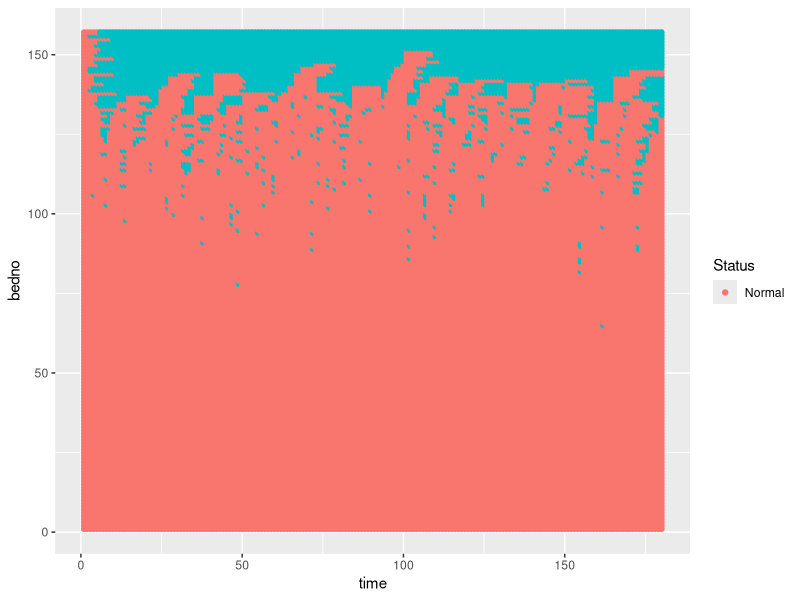
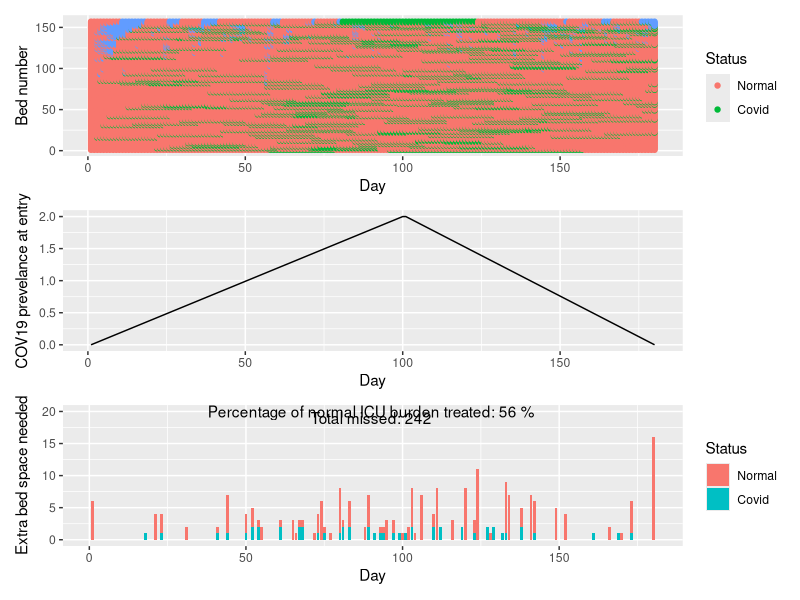
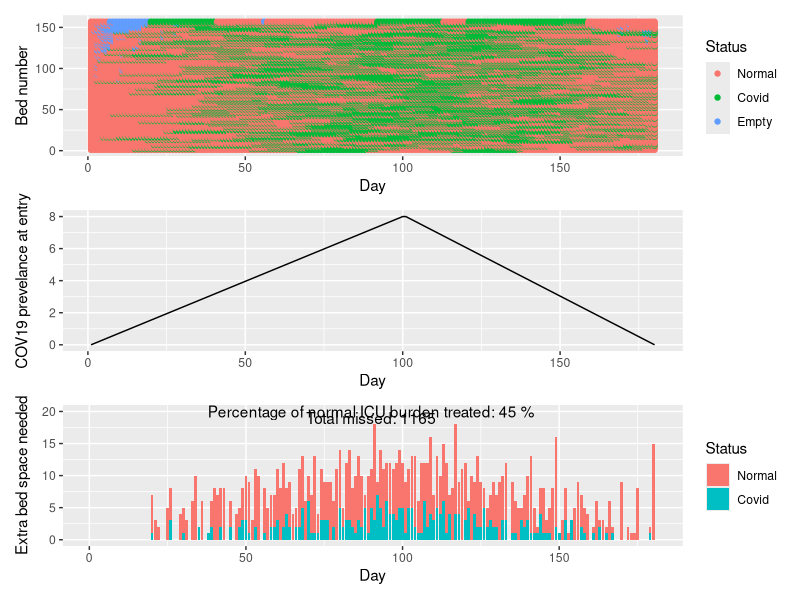
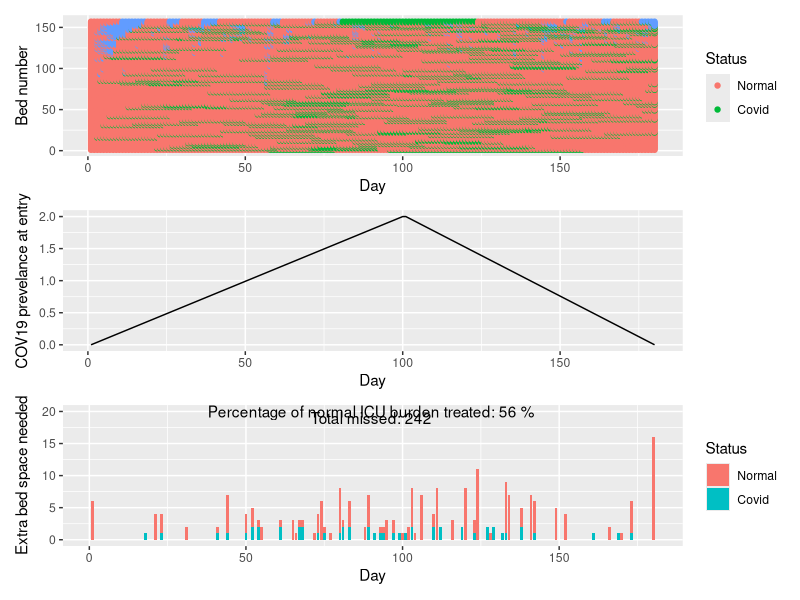
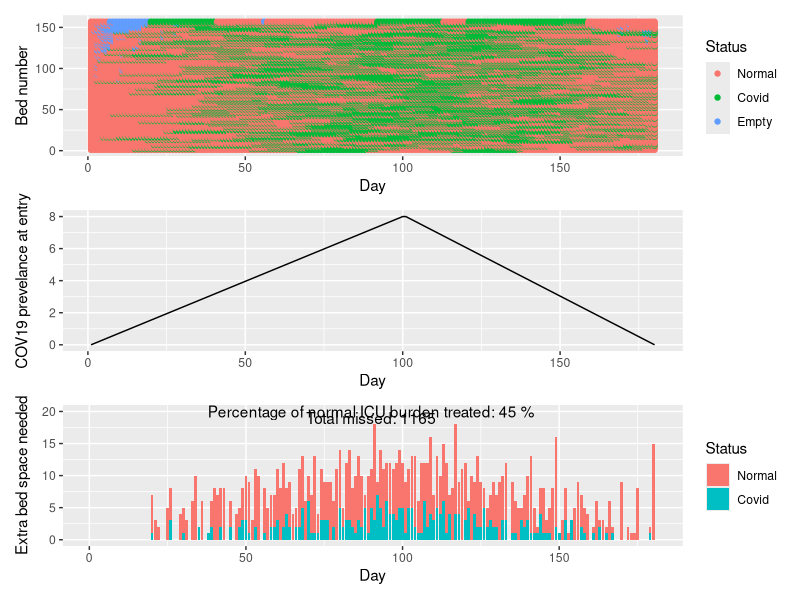

Generate these figures, in order, with R:
#### Impact of COVID19 on hospital bed capacity 

library(ggplot2)
library(reshape2)
library(patchwork)
library(gridGraphics)
### Fills beds for 6 months. Daily time step
# nbeds = number of beds in ward
# los = length of stay (mean, sd) for normal / covid patients
# cov_curve = changing NUMBER of patients that are covid+
# inc_rate = ICNHT data

bed_filling <- function(nbeds, los_norm, los_cov, cov_curve, inc_rate = 15.7){
  
  ## Normal patients arriving over 6mo
  A <- as.data.frame(matrix(0,180,4))
  colnames(A) <- c("day","norm_admin","cov_admin","prop_cov")
  A[,"day"] <- seq(1,180,1)
  A[,"norm_admin"] <- ceiling(rnorm(180,inc_rate,1)) #  depends on normal size / LOS of hospital
  A[,"cov_admin"] <- ceiling(cov_curve)
  A[,"prop_cov"] <- A$cov_admin/(A$norm_admin + A$cov_admin)
  A0 <- A
  
  WC <- array(0,c(nbeds,2,180)) # Array - 3D matrix. 
  colnames(WC)<-c("patno","status")
  WN <- array(0,c(nbeds,2,180)) # Array - 3D matrix. 
  colnames(WN)<-c("patno","status")
  # rows = bed, columns = c(patient number, actual status, presumed status, days in hospital), 3D = time
  
  # track number of patients 
  pat_num <- 0
  
  ###############**********************************************************************
  ### ICU BEDS ###
  ###############**********************************************************************
  
  ICU_fill <- as.data.frame(matrix(0,180,3)) # Want to know how many enter the ICU each day
  colnames(ICU_fill) <- c("day","norm","cov")
  ICU_fill$day <- seq(1,180,1)
  
  # fill by bed
  for(i in 1:nbeds){
    
    cumlos <- 0
    
    # first patient in bed
    pat_num <- pat_num + 1
    pat_status <- 0 # normal patient in initially - assume v low prevalence of COVID
    los <- ceiling(rnorm(1,los_norm) * runif(1)) # been in for some time already perhaps
    WC[i,c("patno","status"),1:los] <- c(pat_num,pat_status)
    
    cumlos <- cumlos + los
    
    ICU_fill[1,(pat_status+2)] <- ICU_fill[1,(pat_status+2)] + 1
    
    while(cumlos < 180){
      pat_num <- pat_num + 1 # Next patient
      pat_status <- ifelse(runif(1) < A$prop_cov[cumlos+1],1,0) # 1 = COVID positive or not (0)?
      
      ### COMPLICATED BY NEED TO HAVE PATIENTS TO ADMIT
      if(sum(A[cumlos,c("norm_admin","cov_admin")]) > 0){ # if there is a patient to be admitted
        if(A[cumlos,(pat_status+2)] > 0){ # if there is a patient of this type to be admitted
          #print(cumlos)
          ICU_fill[cumlos,(pat_status+2)] <- ICU_fill[cumlos,(pat_status+2)] + 1 # count of filled beds
          A[cumlos, (pat_status+2)] <- A[cumlos, (pat_status+2)] - 1 # remove from admin
          A[cumlos,"prop_cov"] <- ifelse((A[cumlos,"norm_admin"] + A[cumlos,"cov_admin"])>0,A[cumlos,"cov_admin"] / (A[cumlos,"norm_admin"] + A[cumlos,"cov_admin"]),0)
          
          los <- ceiling(ifelse(pat_status == 1, rnorm(1,los_cov), rnorm(1,los_norm))) # length of stay
          
        }else{
          pat_status <- ifelse(pat_status == 1, 0, 1) # switch status
          # don't need to check if patient of this type as know sum (A) > 0
          
          ICU_fill[cumlos,(pat_status+2)] <- ICU_fill[cumlos,(pat_status+2)] + 1 # count of filled beds
          A[cumlos, (pat_status+2)] <- A[cumlos, (pat_status+2)] - 1 # remove from admin
          A[cumlos,"prop_cov"] <- ifelse((A[cumlos,"norm_admin"] + A[cumlos,"cov_admin"])>0,
                                         A[cumlos,"cov_admin"] / (A[cumlos,"norm_admin"] + A[cumlos,"cov_admin"]),0)
          
          
          los <- ceiling(ifelse(pat_status == 1, rnorm(1,los_cov), rnorm(1,los_norm))) # length of stay
          
        }
      }else{
        los <- 1
        pat_status <- 3 # EMPTY BED
      }
      
      WC[i,c("patno","status"),pmin((cumlos + (1:los)),180)] <- c(pat_num,pat_status) # this patient stays until end of los
      
      cumlos <- cumlos + los # next new patient at this time point
    }
    
  }
  
  return(list(A0 = A0, A = A, WC = WC, pat_num = pat_num, ICU_fill = ICU_fill))
  
}

####****************************************************************************************************************
####****************************************************************************************************************
####****************************************************************************************************************
####****************************************************************************************************************

## Admission rate for "normal" patients
# 180 days (6mo)
# BASED ON ICHNT
# Length of stay 8 days
# 157 ADULT beds
# 80% full 
occ_bed_days <- c(0.7,0.8,0.9) * 157 * 180  # number of occupied bed days
unique_pat <- occ_bed_days / 8 
inc_rate <- unique_pat / 180 # number arrive every day
inc_rate # mean and range - make norm around mean + 1 SD



#### Run
nbeds <- 157 # ICHNT Critical care beds
#nbeds <- 4000 # UK ICU
los_norm <- c(7.9,4) # ICHNT ICU NORMAL LOS 

los_cov <- c(20,8) # GUESS 

# NO COVID
cov_curve <- 10*seq(0,0,length.out = 180)
output_nocovid <- bed_filling(nbeds, los_norm, los_cov, cov_curve)

h_noco <- melt(output_nocovid$WC,id.vars = "patno")
colnames(h_noco) <- c("bedno","variable","time","value")
h_noco <- dcast(h_noco, time + bedno ~variable)
ggplot(h_noco, aes(x = time, y = bedno) ) + 
  geom_point(aes(col = factor(status))) +
  scale_colour_discrete(name  ="Status",breaks=c("0", "1"),labels=c("Normal", "Covid")) 

pcov <- as.data.frame(cbind(seq(1,180,1),cov_curve));
colnames(pcov)<-c("days","cprev")

# Rapid to 20% then decrease
cov_curve <- 10*c(seq(0,0.2,length.out = 100),seq(0.2,0,length.out = 80)) # GUESS
output_to20 <- bed_filling(nbeds, los_norm, los_cov, cov_curve)

h_to20 <- melt(output_to20$WC,id.vars = "patno")
colnames(h_to20) <- c("bedno","variable","time","value")
h_to20 <- dcast(h_to20, time + bedno ~variable)
p1 <- ggplot(h_to20, aes(x = time, y = bedno) ) + 
  geom_point(aes(col = factor(status))) + 
  scale_colour_discrete(name  ="Status",breaks=c("0", "1"),labels=c("Normal", "Covid")) +
  xlab("Day") + ylab("Bed number")


pcov$cprev <- cov_curve
p2 <- ggplot(pcov, aes(x=days, y = cprev)) + geom_line() + 
  scale_x_continuous("Day") + scale_y_continuous("COV19 prevelance at entry") 

# Missing people
miss_to20 <- melt(output_to20$A[,c("day","norm_admin","cov_admin")], id.vars = "day")
perc_not_treat <- round(100*output_to20$pat_num/(output_nocovid$pat_num),0)

p3 <- ggplot(miss_to20, aes(fill=variable, y=value, x=day)) + 
  geom_bar(position="stack", stat="identity") + 
  scale_fill_discrete(name  ="Status",breaks=c("norm_admin","cov_admin"),labels=c("Normal", "Covid")) +
  scale_y_continuous("Extra bed space needed") + 
  scale_x_continuous("Day") + 
  annotate('text',90, 20, 
           label=paste("Percentage of normal ICU burden treated:",perc_not_treat,"%"))+ 
  annotate('text',90, 19, 
           label=paste("Total missed:",sum(output_to20$A[,c("norm_admin","cov_admin")])))


p1/p2+p3
ggsave(paste0("plots/",nbeds,"_to20.pdf"))

# Rapid to 80% then decrease
cov_curve <- 10*c(seq(0,0.8,length.out = 100),seq(0.8,0,length.out = 80)) # GUESS
output_to80 <- bed_filling(nbeds, los_norm, los_cov, cov_curve)

h_to80 <- melt(output_to80$WC,id.vars = "patno")
colnames(h_to80) <- c("bedno","variable","time","value")
h_to80 <- dcast(h_to80, time + bedno ~variable)
p1 <- ggplot(h_to80, aes(x = time, y = bedno) ) + 
  geom_point(aes(col = factor(status))) + 
  scale_colour_discrete(name  ="Status",breaks=c("0", "1","3"),labels=c("Normal", "Covid","Empty")) + 
  xlab("Day") + ylab("Bed number")

pcov$cprev <- cov_curve
p2 <- ggplot(pcov, aes(x=days, y = cprev)) + geom_line() + 
  scale_x_continuous("Day") + scale_y_continuous("COV19 prevelance at entry")

# Missing people
miss_to80 <- melt(output_to80$A[,c("day","norm_admin","cov_admin")], id.vars = "day")
perc_not_treat <- round(100*output_to80$pat_num/(output_nocovid$pat_num),0)

p3 <- ggplot(miss_to80, aes(fill=variable, y=value, x=day)) + 
  geom_bar(position="stack", stat="identity") + 
  scale_fill_discrete(name  ="Status",breaks=c("norm_admin","cov_admin"),labels=c("Normal", "Covid")) +
  scale_y_continuous("Extra bed space needed") + 
  scale_x_continuous("Day") + 
  annotate('text',90, 20, 
           label=paste("Percentage of normal ICU burden treated:",perc_not_treat,"%"))+ 
  annotate('text',90, 19, 
           label=paste("Total missed:",sum(output_to80$A[,c("norm_admin","cov_admin")])))


p1/p2+p3
ggsave(paste0("plots/",nbeds,"_to80.pdf"))
